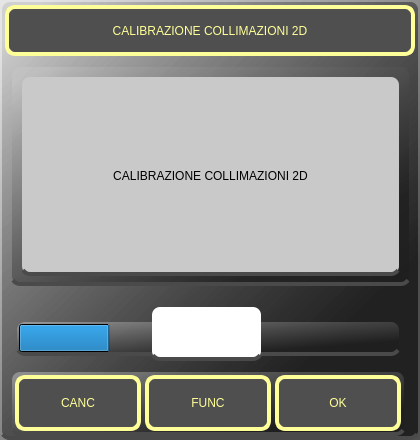
<?xml version="1.0" encoding="UTF-8"?>
<ui version="4.0">
 <class>msgBox</class>
 <widget class="QWidget" name="msgBox">
  <property name="geometry">
   <rect>
    <x>0</x>
    <y>0</y>
    <width>420</width>
    <height>440</height>
   </rect>
  </property>
  <property name="windowTitle">
   <string notr="true">Form</string>
  </property>
  <property name="styleSheet">
   <string notr="true">color: rgb(255, 255, 255);
background-image:url(/transparent.png);
background-color: qlineargradient(spread:pad, x1:0.75, y1:0.824, x2:0.037, y2:0.05, stop:0 rgba(30,30,30, 200), stop:1 rgba(200, 200, 200, 120));
border: 4px solid  rgb(74, 74, 74);
border-radius:10px;
border-right-color: rgba(255, 255, 153,0);
border-left-color: rgba(255, 255, 153,0);
border-top-color: rgba(255, 255, 153,0);
</string>
  </property>
  <widget class="QFrame" name="frame">
   <property name="geometry">
    <rect>
     <x>0</x>
     <y>0</y>
     <width>420</width>
     <height>440</height>
    </rect>
   </property>
   <property name="frameShape">
    <enum>QFrame::StyledPanel</enum>
   </property>
   <property name="frameShadow">
    <enum>QFrame::Raised</enum>
   </property>
   <widget class="QLabel" name="title">
    <property name="geometry">
     <rect>
      <x>5</x>
      <y>5</y>
      <width>410</width>
      <height>51</height>
     </rect>
    </property>
    <property name="styleSheet">
     <string notr="true">background-color: rgb(79, 79, 79);
border-color: rgb(255, 255, 153);
font: 80 16pt &quot;DejaVu Sans&quot;;
color: rgb(255, 255, 153);

</string>
    </property>
    <property name="text">
     <string notr="true">CALIBRAZIONE COLLIMAZIONI 2D</string>
    </property>
    <property name="alignment">
     <set>Qt::AlignCenter</set>
    </property>
   </widget>
   <widget class="QFrame" name="frameText">
    <property name="geometry">
     <rect>
      <x>10</x>
      <y>65</y>
      <width>401</width>
      <height>221</height>
     </rect>
    </property>
    <property name="styleSheet">
     <string notr="true">color: rgb(255, 0, 0);
</string>
    </property>
    <property name="frameShape">
     <enum>QFrame::Box</enum>
    </property>
    <property name="frameShadow">
     <enum>QFrame::Plain</enum>
    </property>
    <property name="lineWidth">
     <number>3</number>
    </property>
    <widget class="QLabel" name="content">
     <property name="geometry">
      <rect>
       <x>10</x>
       <y>10</y>
       <width>381</width>
       <height>201</height>
      </rect>
     </property>
     <property name="styleSheet">
      <string notr="true">background-color: rgb(201, 201, 201);
color: rgb(0, 0, 0);
font: 80 12pt &quot;DejaVu Sans&quot;;
</string>
     </property>
     <property name="text">
      <string notr="true">CALIBRAZIONE COLLIMAZIONI 2D</string>
     </property>
     <property name="alignment">
      <set>Qt::AlignCenter</set>
     </property>
    </widget>
   </widget>
   <widget class="QFrame" name="buttonFrame">
    <property name="geometry">
     <rect>
      <x>10</x>
      <y>370</y>
      <width>396</width>
      <height>66</height>
     </rect>
    </property>
    <property name="styleSheet">
     <string notr="true"/>
    </property>
    <property name="frameShape">
     <enum>QFrame::StyledPanel</enum>
    </property>
    <property name="frameShadow">
     <enum>QFrame::Raised</enum>
    </property>
    <widget class="QPushButton" name="okButton">
     <property name="geometry">
      <rect>
       <x>265</x>
       <y>5</y>
       <width>126</width>
       <height>56</height>
      </rect>
     </property>
     <property name="focusPolicy">
      <enum>Qt::NoFocus</enum>
     </property>
     <property name="styleSheet">
      <string notr="true">background-color: rgb(79, 79, 79);
border-color: rgb(255, 255, 153);
color: rgb(255, 255, 153);
font: 80 14pt &quot;DejaVu Sans&quot;;

</string>
     </property>
     <property name="text">
      <string notr="true">OK</string>
     </property>
    </widget>
    <widget class="QPushButton" name="funcButton">
     <property name="geometry">
      <rect>
       <x>135</x>
       <y>5</y>
       <width>126</width>
       <height>56</height>
      </rect>
     </property>
     <property name="focusPolicy">
      <enum>Qt::NoFocus</enum>
     </property>
     <property name="styleSheet">
      <string notr="true">background-color: rgb(79, 79, 79);
border-color: rgb(255, 255, 153);
color: rgb(255, 255, 153);
font: 80 14pt &quot;DejaVu Sans&quot;;
</string>
     </property>
     <property name="text">
      <string notr="true">FUNC</string>
     </property>
    </widget>
    <widget class="QPushButton" name="cancButton">
     <property name="geometry">
      <rect>
       <x>5</x>
       <y>5</y>
       <width>126</width>
       <height>56</height>
      </rect>
     </property>
     <property name="focusPolicy">
      <enum>Qt::NoFocus</enum>
     </property>
     <property name="styleSheet">
      <string notr="true">background-color: rgb(79, 79, 79);
border-color: rgb(255, 255, 153);
color: rgb(255, 255, 153);
font: 80 14pt &quot;DejaVu Sans&quot;;
</string>
     </property>
     <property name="text">
      <string notr="true">CANC</string>
     </property>
    </widget>
   </widget>
   <widget class="QProgressBar" name="progressBar">
    <property name="geometry">
     <rect>
      <x>15</x>
      <y>320</y>
      <width>386</width>
      <height>36</height>
     </rect>
    </property>
    <property name="styleSheet">
     <string notr="true"/>
    </property>
    <property name="value">
     <number>24</number>
    </property>
    <property name="alignment">
     <set>Qt::AlignCenter</set>
    </property>
    <property name="textVisible">
     <bool>true</bool>
    </property>
    <property name="invertedAppearance">
     <bool>false</bool>
    </property>
   </widget>
   <widget class="QLineEdit" name="editable">
    <property name="geometry">
     <rect>
      <x>150</x>
      <y>305</y>
      <width>113</width>
      <height>56</height>
     </rect>
    </property>
    <property name="font">
     <font>
      <family>Bitstream Charter</family>
      <pointsize>22</pointsize>
      <weight>75</weight>
      <italic>true</italic>
      <bold>true</bold>
     </font>
    </property>
    <property name="styleSheet">
     <string notr="true">background-color: rgb(255, 255, 255);</string>
    </property>
    <property name="text">
     <string notr="true">500</string>
    </property>
    <property name="alignment">
     <set>Qt::AlignCenter</set>
    </property>
   </widget>
  </widget>
 </widget>
 <resources/>
 <connections/>
</ui>
